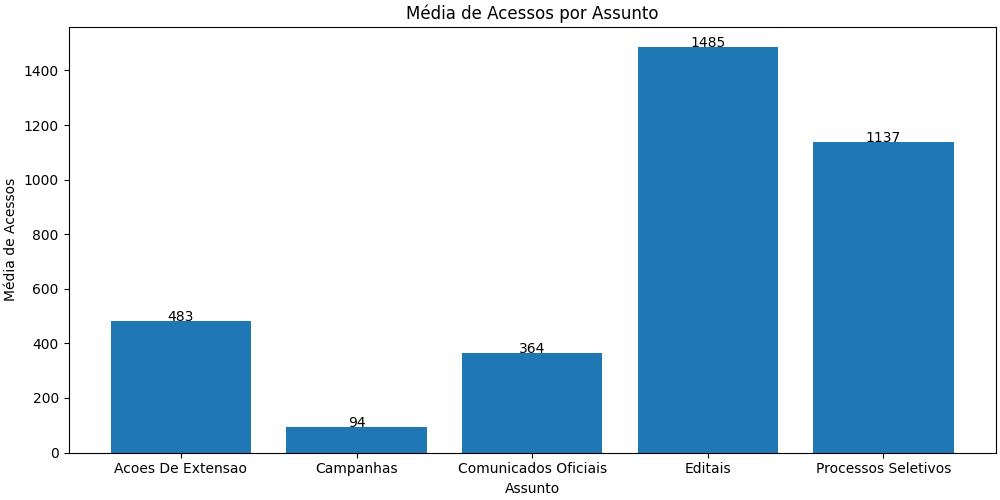

Here is the Python script that generated this plot:
import sqlite3 as sql
import pandas as pd
import numpy as np
from matplotlib import pyplot as plt

if __name__ == '__main__':
    with sql.connect('database.db') as conn:
        query = 'SELECT assunto, acessos, data_coleta FROM data;'
        df = pd.read_sql_query(query, conn)
        to_group = ['assunto', 'data_coleta']
        grouped_df = df.groupby(to_group).apply(lambda x: np.sum(x['acessos'])).reset_index()
        grouped_df.rename(columns={0: 'acessos'}, inplace=True)
        assuntos = grouped_df['assunto'].unique().tolist()
        data = dict(assunto=list(), acessos=list())
        for assunto in assuntos:
            grouped_local = grouped_df.loc[grouped_df['assunto'] == assunto].copy()
            data['assunto'].append(assunto)
            data['acessos'].append(int(np.mean(grouped_local['acessos'].diff().tolist()[1:])))
        data_df = pd.DataFrame(data)
        fig, ax = plt.subplots(figsize=(10, 5), layout='constrained')
        ax.bar(data_df['assunto'].apply(lambda x: x.title()), data_df['acessos'])
        x = data_df['assunto'].values.tolist()
        y = data_df['acessos'].values.tolist()
        for i, v in enumerate(y):
            plt.text(i, v, str(v), ha='center')
        plt.title('Média de Acessos por Assunto')
        plt.xlabel('Assunto')
        plt.ylabel('Média de Acessos')
        plt.show()
